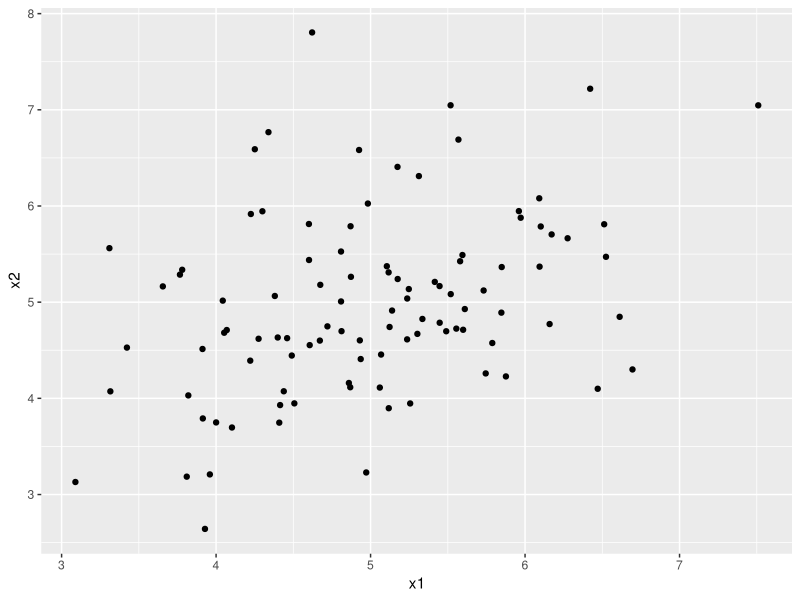
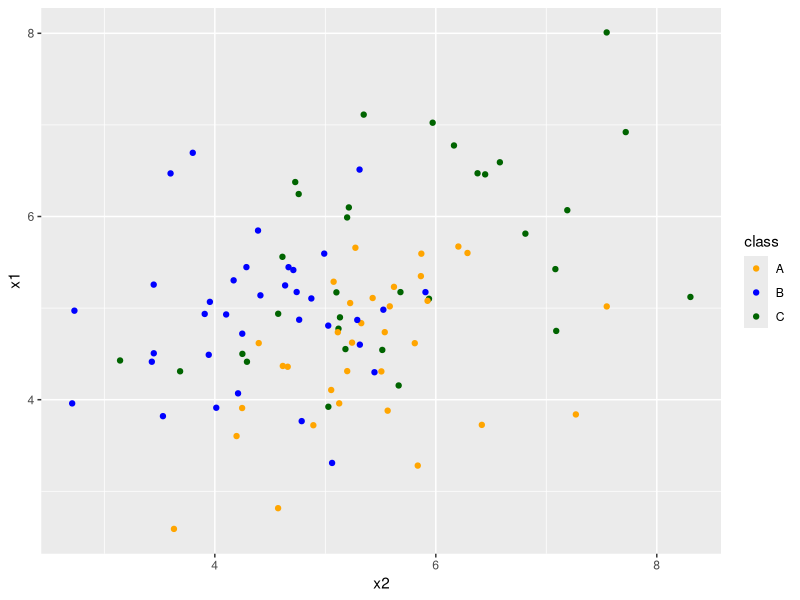
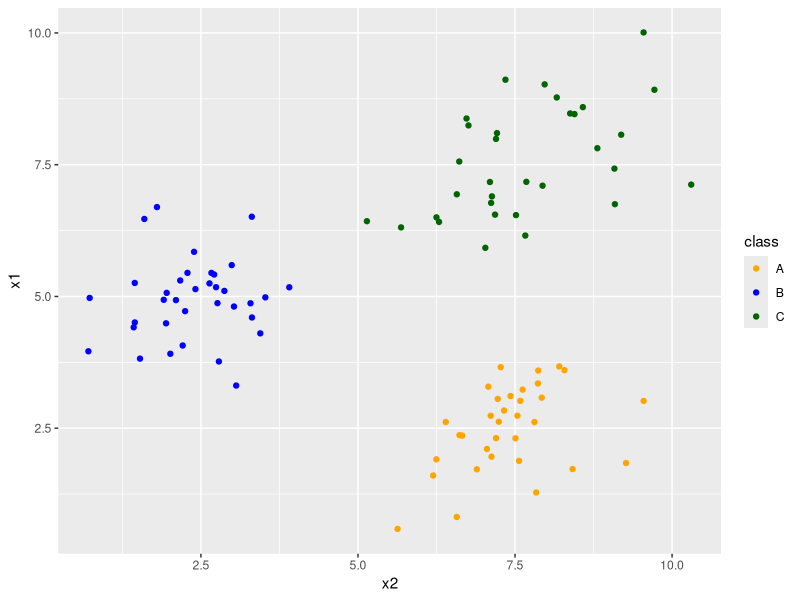

Write R code to recreate these figures, in order.

library(dplyr)    # Data manipulation
library(magrittr) # Pipes
library(ggplot2)  # Plotting suite
library(MASS)     # Dataset
library(class)    # K-nearest Neighbour
library(mvtnorm)  # Multivariate Normal tools

helpIAmColourblind <- scale_color_manual(values = c("orange", 
                                                    "blue", 
                                                    "dark green"))

# Reproduce the data from slide 18 twice, but now instead of ±1.5 use an adjustment of ±.5 and ±2.5, respectively

set.seed(123)


sigma <- matrix(c(1, .5, .5, 1), 2, 2)
rownames(sigma) <- colnames(sigma) <- c("x1", "x2")


sim.data <- mvtnorm::rmvnorm(n     = 100, 
                             mean  = c(5, 5), 
                             sigma = sigma)


colnames(sim.data) <- c("x1", "x2")


sim.data %>% 
  as_tibble %>%
  ggplot(aes(x1, x2)) +
  geom_point()

sim.data <- 
  sim.data %>%
  as_tibble %>%
  mutate(class = sample(c("A", "B", "C"), size = 100, replace = TRUE))


sim.data1 <- 
  sim.data %>%
  mutate(x2 = case_when(class == "A" ~ x2 + .5,
                        class == "B" ~ x2 - .5,
                        class == "C" ~ x2 + .5),
         x1 = case_when(class == "A" ~ x1 - .5,
                        class == "B" ~ x1 - 0,
                        class == "C" ~ x1 + .5))

sim.data2 <- 
  sim.data %>%
  mutate(x2 = case_when(class == "A" ~ x2 + 2.5,
                        class == "B" ~ x2 - 2.5,
                        class == "C" ~ x2 + 2.5),
         x1 = case_when(class == "A" ~ x1 - 2.5,
                        class == "B" ~ x1 - 0,
                        class == "C" ~ x1 + 2.5))

sim.data1 %>% 
  as_tibble %>%
  ggplot(aes(x=x2, y=x1, colour=class))+
  geom_point()+
  helpIAmColourblind

sim.data2 %>% 
  as_tibble %>%
  ggplot(aes(x=x2, y=x1, colour=class))+
  geom_point()+
  helpIAmColourblind

sim.data1.1 <-
  sim.data1 %>% 
  mutate(set = sample(c("Train", "Test"), size = 100, 
                      prob = c(.25, .75), replace = TRUE))

train.data <- subset(sim.data1.1, set == "Train", select = c(x1, x2))
test.data <-  subset(sim.data1.1, set == "Test",  select = c(x1, x2))
obs.class <-  subset(sim.data1.1, set == "Train", select = class)


fit.knn <- knn(train = train.data,
               test  = test.data, 
               cl    = as.matrix(obs.class),
               k     = 3)

class.test <- subset(sim.data1.1, set == "Test", select = class) %>%
  as.matrix()
correct <- fit.knn == class.test
mean(correct)

